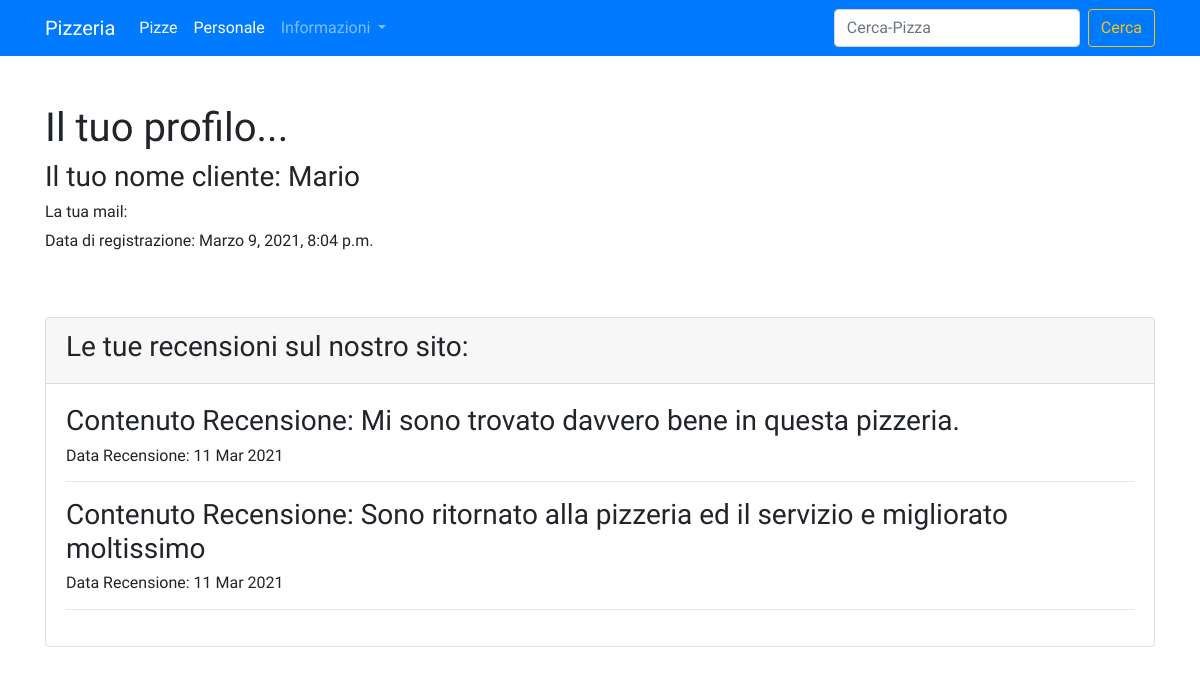
Page /profilo/ (signed in) on the committed database.
### core/models.py (models this page shows, shortened)
class RecensioneModel(models.Model):
    cliente=models.ForeignKey(User,on_delete=models.CASCADE,related_name="recensioni")
    contenuto=models.TextField()
    pizza_ordinata=models.CharField(max_length=30,null=True,blank=True)
    data_pubblicazione=models.DateField(auto_now_add=True)
    class Meta:
        verbose_name="Recensione"
        verbose_name_plural = "Recensioni"

### core/views.py (the view)
# urls.py: path("profilo/",profilo_utente, name="profilo_view"),
@login_required
def profilo_utente(request):
    utente=request.user
    context = {"utente": utente}
    return render(request,"core/profilo.html",context)

### core/templates/core/profilo.html (shortened to what this page needs)
{% extends 'base.html'%}
{% load crispy_forms_tags %}
{% block content %}
<div class="row  my-5">
    <div class="col-lg-12 col-12 ">
        <h1>Il tuo profilo...</h1>
        <h3>Il tuo nome cliente: {{utente.username}}</h3>
        {% if utente.email.len == 0  %}
        <h6>Non è associata nessuna mail al tuo account.</h6>
        {% else %}
        <h6>La tua mail: {{utente.email}}</h6>
        {% endif%}
        <p>Data di registrazione: {{utente.date_joined}}</p>
    </div>
</div>
<div class="row  my-5">
    <div class="col-lg-12 col-12 ">
        <div class="card">
            <div class="card-header">
                <h3>Le tue recensioni sul nostro sito:</h3>
            </div>
                <div class="card-body">
                {% for recensione in request.user.recensioni.all%}
                    <h3 class="cars-text">Contenuto Recensione: {{recensione.contenuto}}</h3>
                    <h6 class="cars-text ">Data Recensione: {{recensione.data_pubblicazione|date:"d M Y "}}</h6>
                    <hr>
                {% endfor %}
                </div>
            </div>
    </div>
</div>
{% endblock %}

### templates/base.html (style rules this page uses)
body { font-family: 'Akaya Telivigala', cursive; }

### rows in the picture
RecensioneModel: contenuto "Mi sono trovato davvero bene in questa pizzeria.", data_pubblicazione "11 Mar 2021"
RecensioneModel: contenuto "Sono ritornato alla pizzeria ed il servizio e migliorato moltissimo", data_pubblicazione "11 Mar 2021"

### other values in the picture
{{ utente.username }} "Mario"
{{ utente.date_joined }} "Marzo 9, 2021, 8:04 p.m."
